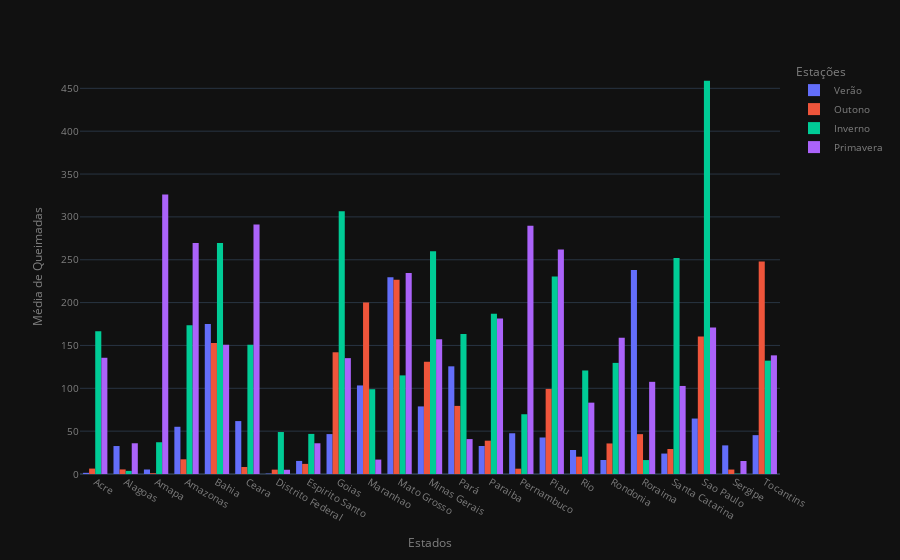

Notebook cell for this chart:
### Code cell
# Plot do gráfico

fig = px.histogram(data_frame=df,
                    x='state', 
                    y='number',
                    color='estacoes', 
                    barmode='group', 
                    histfunc='avg')
personalizacao(fig, 'Estados', 'Média de Queimadas', 'Estações')

### Figure 1 — Plotly figure (JSON) as saved in the notebook; plotly's stock layout.template omitted (floating-point values rounded to 4 significant figures; data arrays with more than 128 entries replaced by an {"elided": "..."} marker saying what was removed)
{"data": [{"alignmentgroup": "True", "bingroup": "x", "histfunc": "avg", "hovertemplate": "estacoes=Verão<br>state=%{x}<br>avg of number=%{y}<extra></extra>", "legendgroup": "Verão", "marker": {"color": "#636efa", "pattern": {"shape": ""}}, "name": "Verão", "offsetgroup": "Verão", "orientation": "v", "showlegend": true, "type": "histogram", "x": {"elided": "1621 str values"}, "xaxis": "x", "y": {"elided": "1621 float values"}, "yaxis": "y"}, {"alignmentgroup": "True", "bingroup": "x", "histfunc": "avg", "hovertemplate": "estacoes=Outono<br>state=%{x}<br>avg of number=%{y}<extra></extra>", "legendgroup": "Outono", "marker": {"color": "#EF553B", "pattern": {"shape": ""}}, "name": "Outono", "offsetgroup": "Outono", "orientation": "v", "showlegend": true, "type": "histogram", "x": {"elided": "1620 str values"}, "xaxis": "x", "y": {"elided": "1620 float values"}, "yaxis": "y"}, {"alignmentgroup": "True", "bingroup": "x", "histfunc": "avg", "hovertemplate": "estacoes=Inverno<br>state=%{x}<br>avg of number=%{y}<extra></extra>", "legendgroup": "Inverno", "marker": {"color": "#00cc96", "pattern": {"shape": ""}}, "name": "Inverno", "offsetgroup": "Inverno", "orientation": "v", "showlegend": true, "type": "histogram", "x": {"elided": "1620 str values"}, "xaxis": "x", "y": {"elided": "1620 float values"}, "yaxis": "y"}, {"alignmentgroup": "True", "bingroup": "x", "histfunc": "avg", "hovertemplate": "estacoes=Primavera<br>state=%{x}<br>avg of number=%{y}<extra></extra>", "legendgroup": "Primavera", "marker": {"color": "#ab63fa", "pattern": {"shape": ""}}, "name": "Primavera", "offsetgroup": "Primavera", "orientation": "v", "showlegend": true, "type": "histogram", "x": {"elided": "1593 str values"}, "xaxis": "x", "y": {"elided": "1593 float values"}, "yaxis": "y"}], "layout": {"barmode": "group", "font": {"color": "grey", "size": 10}, "legend": {"title": {"font": {"size": 12}, "text": "Estações"}, "tracegroupgap": 0}, "margin": {"t": 60}, "xaxis": {"anchor": "y", "domain": [0, 1], "title": {"font": {"size": 12}, "text": "Estados"}}, "yaxis": {"anchor": "x", "domain": [0, 1], "title": {"font": {"size": 12}, "text": "Média de Queimadas"}}}}
